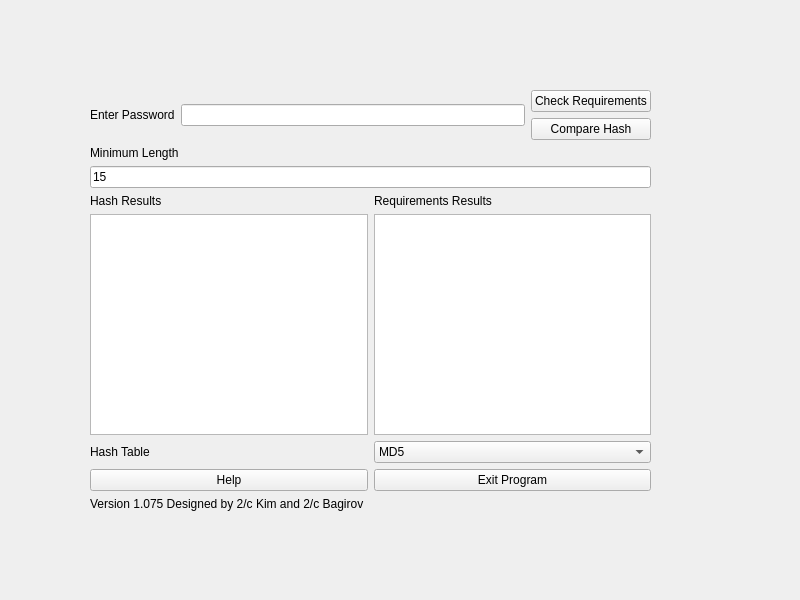
<?xml version="1.0" encoding="UTF-8"?>
<ui version="4.0">
 <class>passwordCheck</class>
 <widget class="QWidget" name="passwordCheck">
  <property name="geometry">
   <rect>
    <x>0</x>
    <y>0</y>
    <width>800</width>
    <height>600</height>
   </rect>
  </property>
  <property name="windowTitle">
   <string>passwordCheck</string>
  </property>
  <widget class="QWidget" name="layoutWidget">
   <property name="geometry">
    <rect>
     <x>90</x>
     <y>90</y>
     <width>561</width>
     <height>421</height>
    </rect>
   </property>
   <layout class="QVBoxLayout" name="verticalLayout_4">
    <item>
     <layout class="QHBoxLayout" name="horizontalLayout">
      <item>
       <widget class="QLabel" name="enterPassword">
        <property name="text">
         <string>Enter Password</string>
        </property>
       </widget>
      </item>
      <item>
       <widget class="QLineEdit" name="insertPassword">
        <property name="text">
         <string/>
        </property>
       </widget>
      </item>
      <item>
       <layout class="QVBoxLayout" name="verticalLayout">
        <item>
         <widget class="QPushButton" name="enterButton">
          <property name="text">
           <string>Check Requirements</string>
          </property>
         </widget>
        </item>
        <item>
         <widget class="QPushButton" name="hashButton">
          <property name="text">
           <string>Compare Hash</string>
          </property>
         </widget>
        </item>
       </layout>
      </item>
     </layout>
    </item>
    <item>
     <layout class="QHBoxLayout" name="horizontalLayout_3">
      <item>
       <widget class="QLabel" name="minLength">
        <property name="text">
         <string>Minimum Length</string>
        </property>
       </widget>
      </item>
     </layout>
    </item>
    <item>
     <widget class="QLineEdit" name="minText">
      <property name="text">
       <string>15</string>
      </property>
     </widget>
    </item>
    <item>
     <layout class="QHBoxLayout" name="horizontalLayout_2">
      <item>
       <layout class="QVBoxLayout" name="verticalLayout_2">
        <item>
         <widget class="QLabel" name="label">
          <property name="text">
           <string>Hash Results</string>
          </property>
         </widget>
        </item>
        <item>
         <widget class="QTextEdit" name="hashResult"/>
        </item>
       </layout>
      </item>
      <item>
       <layout class="QVBoxLayout" name="verticalLayout_3">
        <item>
         <widget class="QLabel" name="label_2">
          <property name="text">
           <string>Requirements Results</string>
          </property>
         </widget>
        </item>
        <item>
         <widget class="QTextEdit" name="reqResult"/>
        </item>
       </layout>
      </item>
     </layout>
    </item>
    <item>
     <layout class="QHBoxLayout" name="horizontalLayout_5">
      <item>
       <widget class="QLabel" name="hashTable">
        <property name="text">
         <string>Hash Table</string>
        </property>
       </widget>
      </item>
      <item>
       <widget class="QComboBox" name="hashBox">
        <item>
         <property name="text">
          <string>MD5</string>
         </property>
        </item>
        <item>
         <property name="text">
          <string>SHA1</string>
         </property>
        </item>
        <item>
         <property name="text">
          <string>SHA-256</string>
         </property>
        </item>
        <item>
         <property name="text">
          <string>Hash 4</string>
         </property>
        </item>
        <item>
         <property name="text">
          <string>Hash 5</string>
         </property>
        </item>
       </widget>
      </item>
     </layout>
    </item>
    <item>
     <layout class="QHBoxLayout" name="horizontalLayout_4">
      <item>
       <widget class="QPushButton" name="helpButton">
        <property name="text">
         <string>Help</string>
        </property>
       </widget>
      </item>
      <item>
       <widget class="QPushButton" name="exitButton">
        <property name="text">
         <string>Exit Program</string>
        </property>
       </widget>
      </item>
     </layout>
    </item>
    <item>
     <widget class="QLabel" name="versionInfo">
      <property name="text">
       <string>Version 1.075 Designed by 2/c Kim and 2/c Bagirov</string>
      </property>
     </widget>
    </item>
   </layout>
  </widget>
 </widget>
 <resources/>
 <connections/>
</ui>
